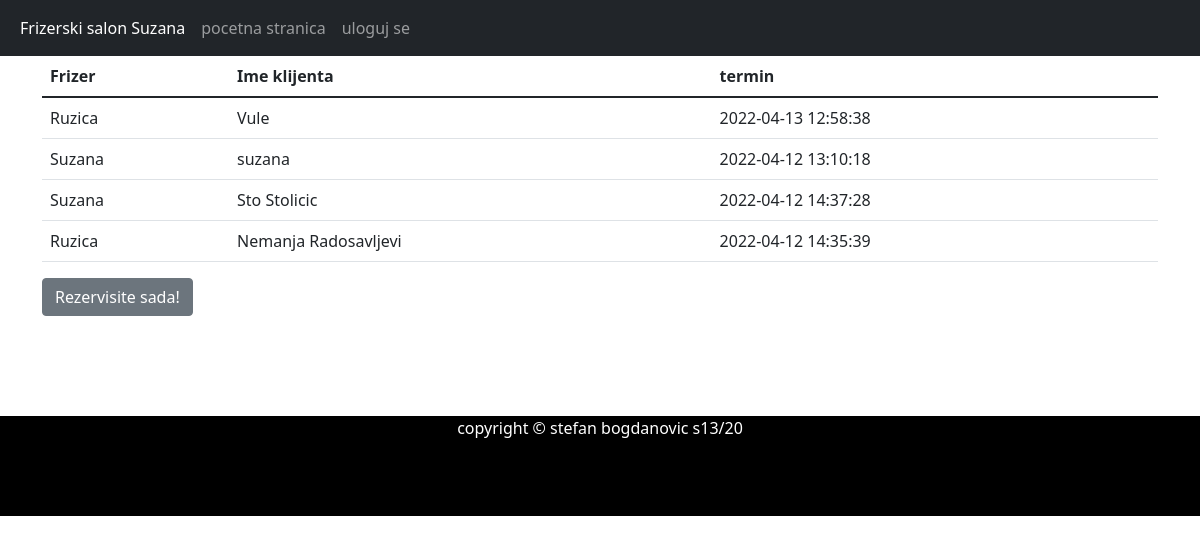
The page / on the database its author committed.
### tables this page shows
CREATE TABLE `rezervacija` (
  `id` int(11) NOT NULL,
  `frizer_id` int(11) NOT NULL,
  `ime_musterije` varchar(20) NOT NULL,
  `termin` datetime NOT NULL,
  `potvrdjeno` tinyint(1) NOT NULL
);

CREATE TABLE `frizer` (
  `idd` int(11) NOT NULL,
  `ime` varchar(50) NOT NULL
);

### index.php (the view)
<?php require_once "db.php"?>
<?php
    $q = "SELECT * FROM `rezervacija` INNER JOIN `frizer` on rezervacija.frizer_id = frizer.idd WHERE potvrdjeno=true;";
    $stmt=$pdo->query($q);
    $rezervacija = $stmt->fetchAll();
?>
<?php include "modules/head.php"?>
<?php include "modules/mainnav.php"?>
<div class="container">
    <table class="table">
        <thead>
            <th>Frizer</th>
            <th>Ime klijenta</th>
            <th>termin</th>
        </thead>
        <tbody>
            <?php foreach($rezervacija as $r){?>
            <tr>
                <td><?=$r['ime']?></td>
                <td><?=$r['ime_musterije']?></td>
                <td><?=$r['termin']?></td>
            </tr>
            <?php } ?>
        </tbody>
    </table>
    <a href="rezervisi.php" class="btn btn-secondary" style="margin-bottom: 100px">Rezervisite sada!</a>
</div>
<?php include "modules/foot.php"?>

### modules/head.php (shortened to what this page needs)
<!DOCTYPE html>
<html lang="en">
<head>
  <link href="https://cdn.jsdelivr.net/npm/bootstrap@5.1.3/dist/css/bootstrap.min.css" rel="stylesheet">
</head>
<body>

### modules/mainnav.php
<nav class="navbar navbar-expand-sm bg-dark navbar-dark">
  <div class="container-fluid">
    <ul class="navbar-nav">
      <li class="nav-item">
        <a class="nav-link active" href="#">Frizerski salon Suzana</a>
      </li>
      <li class="nav-item">
        <?php if(!isset($_SESSION['user'])){?>
          <a class="nav-link" href="index.php">pocetna stranica</a>
        <?php }else{?>
          <a class="nav-link" href="admin.php">pocetna stranica</a>
        <?php } ?>
      </li>
      <li class="nav-item">
        <?php if(!isset($_SESSION['user'])){?>
          <a class="nav-link" href="login.php">uloguj se</a>
        <?php }else{?>
          <a class="nav-link" href="logout.php">log out</a>
        <?php } ?>
      </li>
    </ul>
  </div>
</nav>

### modules/foot.php
<footer style="height: 100px; display:flex; justify-content:center;background-color: black; color: white">copyright &copy; stefan bogdanovic s13/20</footer>
</body>
</html>

### rows shown on the page
rezervacija: frizer.ime "Ruzica", ime_musterije "Vule", termin "2022-04-13 12:58:38"
rezervacija: frizer.ime "Suzana", ime_musterije "suzana", termin "2022-04-12 13:10:18"
rezervacija: frizer.ime "Suzana", ime_musterije "Sto Stolicic", termin "2022-04-12 14:37:28"
rezervacija: frizer.ime "Ruzica", ime_musterije "Nemanja Radosavljevi", termin "2022-04-12 14:35:39"
